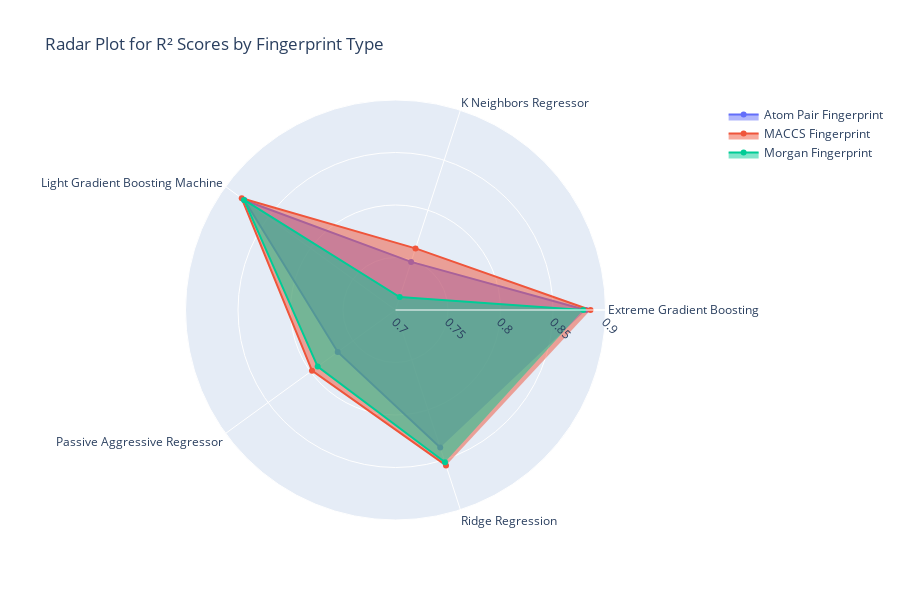
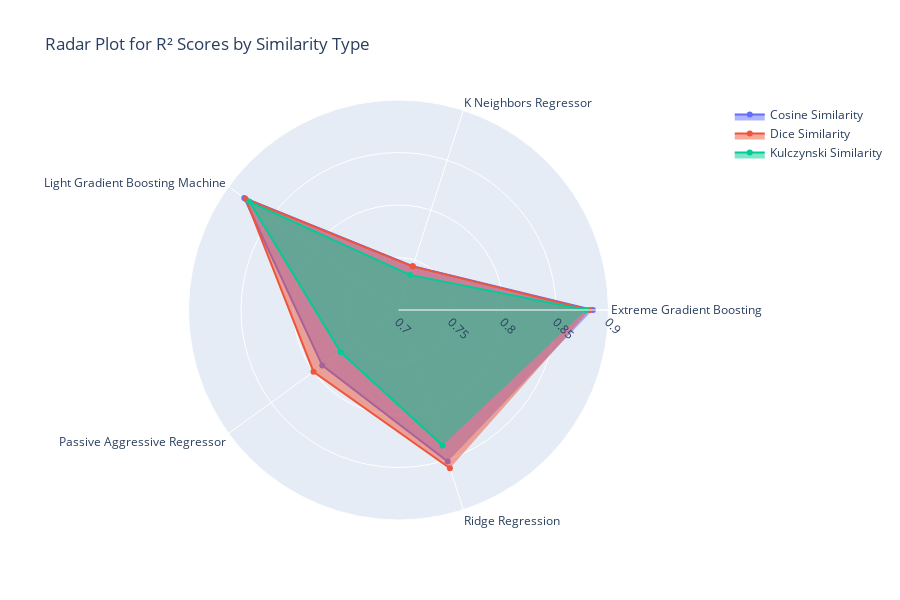
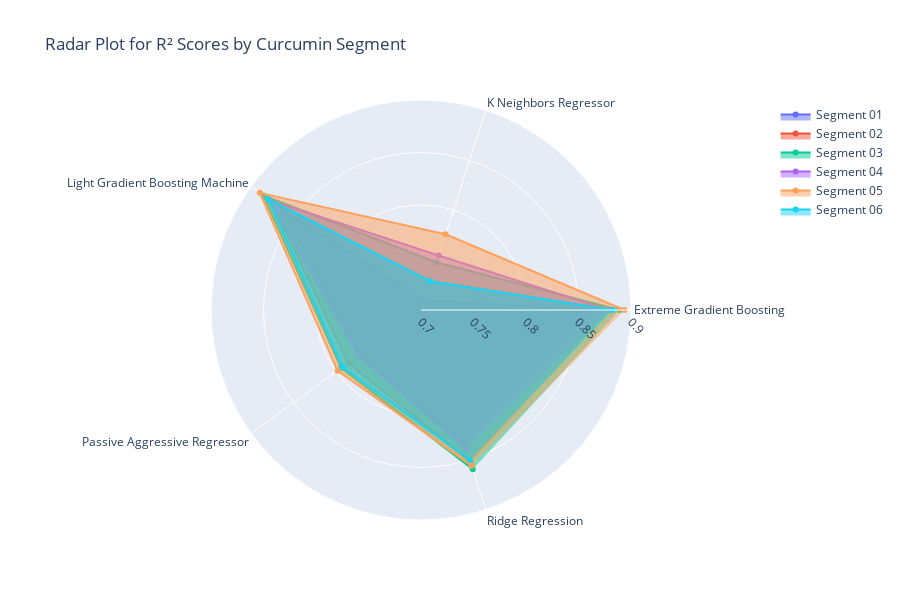

Notebook source saved alongside these figures, in order:
### Code cell
import plotly.graph_objects as go

# Prepare the data for the radar chart for Fingerprint Types
radar_fingerprint = final_results_top10.pivot_table(index='Model', columns='Fingerprint', values='R2').reset_index()

# Create the radar chart for Fingerprint Types
fig_fingerprint = go.Figure()

for fingerprint_type in radar_fingerprint.columns[1:]:
    fig_fingerprint.add_trace(go.Scatterpolar(
        r=radar_fingerprint[fingerprint_type],
        theta=radar_fingerprint['Model'],
        name=fingerprint_type,
        fill='toself'
    ))

# Update layout for the fingerprint radar plot
fig_fingerprint.update_layout(
    polar=dict(
        radialaxis=dict(
            range=[0.7, 0.9],
            showticklabels=True,
            tickangle=45
        )
    ),
    height=600,
    width=900,
    title_text="Radar Plot for R² Scores by Fingerprint Type"
)

fig_fingerprint.show()

# Prepare the data for the radar chart for Similarity Types
radar_similarity = final_results_top10.pivot_table(index='Model', columns='Similarity', values='R2').reset_index()

# Create the radar chart for Similarity Types
fig_similarity = go.Figure()

for similarity_type in radar_similarity.columns[1:]:
    fig_similarity.add_trace(go.Scatterpolar(
        r=radar_similarity[similarity_type],
        theta=radar_similarity['Model'],
        name=similarity_type,
        fill='toself'
    ))

# Update layout for the similarity radar plot
fig_similarity.update_layout(
    polar=dict(
        radialaxis=dict(
            range=[0.7, 0.9],
            showticklabels=True,
            tickangle=45
        )
    ),
    height=600,
    width=900,
    title_text="Radar Plot for R² Scores by Similarity Type"
)

fig_similarity.show()

# Prepare the data for the radar chart for Curcumin Segments
radar_segment = final_results_top10.pivot_table(index='Model', columns='Curcumin Segment', values='R2').reset_index()

# Create the radar chart for Curcumin Segments
fig_segment = go.Figure()

for segment_type in radar_segment.columns[1:]:
    fig_segment.add_trace(go.Scatterpolar(
        r=radar_segment[segment_type],
        theta=radar_segment['Model'],
        name=segment_type,
        fill='toself'
    ))

# Update layout for the segment radar plot
fig_segment.update_layout(
    polar=dict(
        radialaxis=dict(
            range=[0.7, 0.9],
            showticklabels=True,
            tickangle=45
        )
    ),
    height=600,
    width=900,
    title_text="Radar Plot for R² Scores by Curcumin Segment"
)

fig_segment.show()

### Figure 1 — Plotly figure (JSON) as saved in the notebook; plotly's stock layout.template omitted (floating-point values rounded to 4 significant figures)
{"data": [{"fill": "toself", "name": "Atom Pair Fingerprint", "r": [0.8814, 0.7482, 0.8777, 0.768, 0.8378], "theta": ["Extreme Gradient Boosting", "K Neighbors Regressor", "Light Gradient Boosting Machine", "Passive Aggressive Regressor", "Ridge Regression"], "type": "scatterpolar"}, {"fill": "toself", "name": "MACCS Fingerprint", "r": [0.8857, 0.7617, 0.881, 0.7983, 0.8556], "theta": ["Extreme Gradient Boosting", "K Neighbors Regressor", "Light Gradient Boosting Machine", "Passive Aggressive Regressor", "Ridge Regression"], "type": "scatterpolar"}, {"fill": "toself", "name": "Morgan Fingerprint", "r": [0.8788, 0.7129, 0.8783, 0.7916, 0.8525], "theta": ["Extreme Gradient Boosting", "K Neighbors Regressor", "Light Gradient Boosting Machine", "Passive Aggressive Regressor", "Ridge Regression"], "type": "scatterpolar"}], "layout": {"height": 600, "polar": {"radialaxis": {"range": [0.7, 0.9], "showticklabels": true, "tickangle": 45}}, "title": {"text": "Radar Plot for R² Scores by Fingerprint Type"}, "width": 900}}

### Figure 2 — Plotly figure (JSON) as saved in the notebook; plotly's stock layout.template omitted (floating-point values rounded to 4 significant figures)
{"data": [{"fill": "toself", "name": "Cosine Similarity", "r": [0.8851, 0.7439, 0.8815, 0.7898, 0.8516], "theta": ["Extreme Gradient Boosting", "K Neighbors Regressor", "Light Gradient Boosting Machine", "Passive Aggressive Regressor", "Ridge Regression"], "type": "scatterpolar"}, {"fill": "toself", "name": "Dice Similarity", "r": [0.8822, 0.7437, 0.8799, 0.8, 0.8585], "theta": ["Extreme Gradient Boosting", "K Neighbors Regressor", "Light Gradient Boosting Machine", "Passive Aggressive Regressor", "Ridge Regression"], "type": "scatterpolar"}, {"fill": "toself", "name": "Kulczynski Similarity", "r": [0.8786, 0.7352, 0.8757, 0.7682, 0.8358], "theta": ["Extreme Gradient Boosting", "K Neighbors Regressor", "Light Gradient Boosting Machine", "Passive Aggressive Regressor", "Ridge Regression"], "type": "scatterpolar"}], "layout": {"height": 600, "polar": {"radialaxis": {"range": [0.7, 0.9], "showticklabels": true, "tickangle": 45}}, "title": {"text": "Radar Plot for R² Scores by Similarity Type"}, "width": 900}}

### Figure 3 — Plotly figure (JSON) as saved in the notebook; plotly's stock layout.template omitted (floating-point values rounded to 4 significant figures)
{"data": [{"fill": "toself", "name": "Segment 01", "r": [0.8667, 0.7095, 0.864, 0.772, 0.8347], "theta": ["Extreme Gradient Boosting", "K Neighbors Regressor", "Light Gradient Boosting Machine", "Passive Aggressive Regressor", "Ridge Regression"], "type": "scatterpolar"}, {"fill": "toself", "name": "Segment 02", "r": [0.8805, 0.7289, 0.8767, 0.7857, 0.852], "theta": ["Extreme Gradient Boosting", "K Neighbors Regressor", "Light Gradient Boosting Machine", "Passive Aggressive Regressor", "Ridge Regression"], "type": "scatterpolar"}, {"fill": "toself", "name": "Segment 03", "r": [0.8891, 0.7478, 0.8856, 0.7941, 0.8595], "theta": ["Extreme Gradient Boosting", "K Neighbors Regressor", "Light Gradient Boosting Machine", "Passive Aggressive Regressor", "Ridge Regression"], "type": "scatterpolar"}, {"fill": "toself", "name": "Segment 04", "r": [0.879, 0.7546, 0.8779, 0.7735, 0.8393], "theta": ["Extreme Gradient Boosting", "K Neighbors Regressor", "Light Gradient Boosting Machine", "Passive Aggressive Regressor", "Ridge Regression"], "type": "scatterpolar"}, {"fill": "toself", "name": "Segment 05", "r": [0.8938, 0.7758, 0.8898, 0.7982, 0.8561], "theta": ["Extreme Gradient Boosting", "K Neighbors Regressor", "Light Gradient Boosting Machine", "Passive Aggressive Regressor", "Ridge Regression"], "type": "scatterpolar"}, {"fill": "toself", "name": "Segment 06", "r": [0.8826, 0.7288, 0.8802, 0.7924, 0.8502], "theta": ["Extreme Gradient Boosting", "K Neighbors Regressor", "Light Gradient Boosting Machine", "Passive Aggressive Regressor", "Ridge Regression"], "type": "scatterpolar"}], "layout": {"height": 600, "polar": {"radialaxis": {"range": [0.7, 0.9], "showticklabels": true, "tickangle": 45}}, "title": {"text": "Radar Plot for R² Scores by Curcumin Segment"}, "width": 900}}
